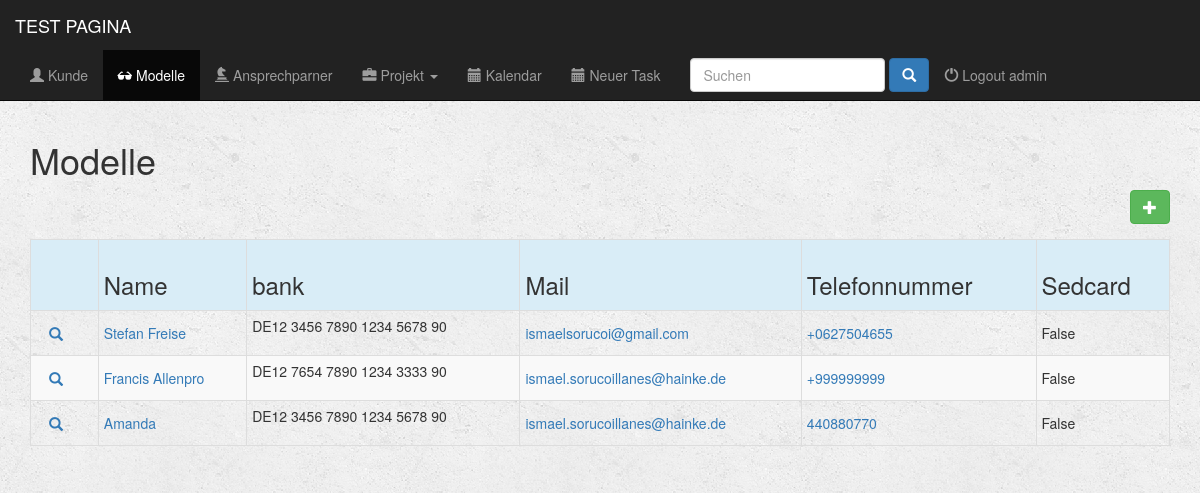
The app's page /apli/model/ (signed in) with its own data.
### apli/models.py (models this page shows, shortened)
class Person(models.Model):
    name = models.CharField(max_length=200)
    name_short = models.CharField(max_length=100, blank=True)
    company = models.CharField(max_length=200, blank=True)
    company_short = models.CharField(max_length=100, blank=True)
    agent = models.CharField(max_length=200, blank=True)
    agent_short = models.CharField(max_length=100, blank=True)
    country = models.CharField(max_length=50, blank=True)
    city = models.CharField(max_length=50, blank=True)
    zip_code = models.CharField(max_length=15, blank=True)
    address = models.CharField(max_length=100, blank=True)
    email = models.EmailField()
    phone_regex = RegexValidator(regex=r'^\+?1?\d{9,15}$', message="Phone number must be entered in the format: '+999999999'. Up to 15 digits allowed.")
    phone = models.CharField(validators=[phone_regex], max_length=15)
    comment = models.CharField(max_length=500, blank=True)
    sedcard = models.BooleanField(default=False)
    statut = models.CharField(max_length=15, choices=(('modell', 'Modelo'), ('Photograph', 'Fotografo'), ('Make Up', 'Make Up'), ('Styling', 'Styling'), ('Rrhh', 'Recursos Humanos'), ('verschieden', 'Otro')), default='Modell')
    bank_regex = RegexValidator(regex=r'^DE\d{2}\s?([0-9a-zA-Z]{4}\s?){4}[0-9a-zA-Z]{2}$', message="Bank account must be entered in the format: 'DE12 3456 7890 1234 5678 90'. Up to 27 digits allowed.")
    bank_account = models.CharField(validators=[bank_regex], max_length=27)
    website = models.CharField(max_length=200, blank=True)
    class Meta:
        verbose_name = 'Person'
        verbose_name_plural = 'Persons'

### apli/views.py (the view)
@login_required(login_url='/register/login/')
def index_model(request):
    all_models = Person.objects.all().filter(statut='modell')
    return render(request, 'apli/model/index_model.html', {'all_models': all_models})

### fullcalendar/fullcalendar.py (called while the page is built)
def css_url():
    return FULLCALENDAR['css_url']

def print_css_url():
    return FULLCALENDAR['print_css_url']

def javascript_url():
    return FULLCALENDAR['javascript_url']

def jquery_url():
    return FULLCALENDAR['jquery_url']

def jquery_ui_url():
    return FULLCALENDAR['jquery_ui_url']

### fullcalendar/templatetags/fullcalendar_tags.py (called while the page is built)
@register.inclusion_tag("fullcalendar/calendar_init.html")
def calendar_init(calendar_config_options):
    return {'calendar_config_options': mark_safe(calendar_config_options)}

@register.simple_tag
def fullcalendar_css_url():
    return css_url()

@register.simple_tag
def fullcalendar_print_css_url():
    return print_css_url()

@register.simple_tag
def fullcalendar_javascript_url():
    return javascript_url()

@register.simple_tag
def fullcalendar_jquery_url():
    return jquery_url()

@register.simple_tag
def fullcalendar_jquery_ui_url():
    return jquery_ui_url()

@register.simple_tag
def fullcalendar_css():
    url = fullcalendar_css_url()
    return mark_safe("<link href='%s' rel='stylesheet' />" % url)

@register.simple_tag
def fullcalendar_print_css():
    url = fullcalendar_print_css_url()
    return mark_safe("<link href='%s' rel='stylesheet' media='print' />" % url)

@register.simple_tag
def fullcalendar_jquery():
    url = fullcalendar_jquery_url()
    return mark_safe("<script src='%s'></script>" % url)

@register.simple_tag
def fullcalendar_jquery_ui():
    url = fullcalendar_jquery_ui_url()
    return mark_safe("<script src='%s'></script>" % url)

@register.simple_tag
def fullcalendar_javascript():
    url = fullcalendar_javascript_url()
    return mark_safe("<script src='%s'></script>" % url)

### apli/templates/apli/model/index_model.html (shortened to what this page needs)
{% extends 'apli/base.html' %}
{% block models_active %}active{% endblock %}
{% block body %}
        <div class="container">
                <div class=" form-group input-group form-inline col-md-12">
                    <h1>Modelle</h1>
                    <a href="{% url 'model_new' %}" <button type="submit" class="btn btn-success btn-md pull-right" ><span class="glyphicon glyphicon-plus" aria-hidden="true"></span></a>
                </div>
        </div>
    <div class="container">
        {% if all_models %}
            <div class="table-responsive">
                <table class="table table-striped table-hover table-condensed table-bordered">
                    <tr class="active info">
                        <th></th>
                        <th><h3 class="form-control-static">Name</h3></th>
                        <th><h3 class="form-control-static">bank</h3></th>
                        <th><h3 class="form-control-static">Mail</h3></th>
                        <th><h3 class="form-control-static">Telefonnummer</h3></th>
                        <th><h3 class="form-control-static">Sedcard</h3></th>
                    </tr>
                    {% for modelo in all_models %}
                        <tr>
                            <td>
                                <div class=" btn-group-xs">
                                    <div class="">
                                        <a href={% url 'detail_model' modelo.id %} class="btn btn-link btn-link glyphicon glyphicon-search"></a>
                                    </div>
                                </div>
                            </td>
                            <td><a href="{% url 'detail_model' modelo.id %}"><p class="form-control-static">{{modelo.name}}</p></a></td>
                            <td>{{modelo.bank_account}}</td>
                            <td><a href="mailto:{{ modelo.email }}"><p class="form-control-static">{{modelo.email}}</p></a></td>
                            <td><a href="tel:{{ modelo.telephone }}"><p class="form-control-static">{{modelo.phone}}</p></a></td>
                            <td><p class="form-control-static">{{modelo.sedcard}}</p></td>
                        </tr>
                    {% endfor %}
                </table>
            </div>
        {% else %}
            <h3>No hay modelos</h3>
        {% endif %}
    </div>
{% endblock%}

### apli/templates/apli/base.html (shortened to what this page needs)
{% load fullcalendar_tags %}
{% load static from staticfiles %}
<!DOCTYPE html>
<html lang="en">
    <head>
        {% fullcalendar_css %}
        {% fullcalendar_print_css %}
        <link rel="stylesheet" href="https://maxcdn.bootstrapcdn.com/bootstrap/3.3.6/css/bootstrap.min.css">
        <link rel="stylesheet" type="text/css" href="{% static 'apli/style.css' %}"/>
    </head>
    <body>
        <div class="container-fluid">
            <header>
                <div="row">
                    <nav class="navbar navbar-inverse navbar-fixed-top" role="navigation">
                        <div class="container-fluid">
                            <div class="navbar-header">
                                <a href="{% url 'dashboard' %}" class="navbar-brand">TEST PAGINA</a>
                            </div>
                            <div class="collapse navbar-collapse" id="topNavBar">
                                <ul class="nav navbar-nav">
                                    <li role="presentation" class="{% block clients_active %}{% endblock %}"><a href="{% url 'index_client' %}"><span class="glyphicon glyphicon-user" aria-hidden="true"></span> Kunde</a></li>
                                    <li role="presentation" class="{% block models_active %}{% endblock %}"><a href="{% url 'index_model' %}"><span class="glyphicon glyphicon-sunglasses" aria-hidden="true"></span> Modelle</a></li>
                                    <li role="presentation" class="{% block personas_active %}{% endblock %}"><a href="{% url 'index_person' %}"><span class="glyphicon glyphicon-knight" aria-hidden="true"></span> Ansprechparner</a></li>
                                    <li class="dropdown">
                                        <a href="#" class="dropdown-toggle {% block cotizaciones_active %}{% endblock %}" data-toggle="dropdown" role="button" aria-expanded="false">
                                            <span class="glyphicon glyphicon-briefcase" aria-hidden="true" class="{% block projects_active %}{% endblock %}"></span>
                                            Projekt
                                            <span class="caret"></span>
                                        </a>
                                    </li>
                                    <li role="presentation" class="{% block calendario_active %}{% endblock %}"><a href="{% url 'calendar_by_user' %}"><span class="glyphicon glyphicon-calendar" aria-hidden="true"></span> Kalendar</a></li>
                                    <li role="presentation" class="{% block task_active %}{% endblock %}}"><a href="{% url 'index_task' %}"><span class="glyphicon glyphicon-calendar" aria-hidden="true"></span> Neuer Task</a></li>
                                    <li role="presentation" >
                                        <form  method="GET" action="{% url 'busca' %}" class="navbar-form navbar-right" role="search" >
                                            <input type="text" placeholder="Suchen" class="form-control" name="q" value="{{ request.GET.q }}">
                                            <button type="submit" class="btn btn-primary ">
                                                <span class="glyphicon glyphicon-search"></span>
                                            </button>
                                        </form>
                                     </li>
                                    <div class= "nav navbar-nav" >
                                        {% if request.user.is_authenticated %}
                                            <li role="presentation" class="pull-right"><a href="{% url 'logout' %}" > <span class="glyphicon glyphicon-off" aria-hidden="true"></span> Logout {{ user }} </a></li>
                                        {% endif %}
                                    </div>
                                </ul>
                            </div>
                        </div>
                    </nav>
                </div>
        {% block body %}
        {% endblock %}
    </body>
</html>

### apli/static/apli/style.css (style rules this page uses)
body { background: white url("images/background.png"); }

### apli/templates/apli/base.html (style rules this page uses)
body { padding-top:60px; }

### records on screen
Person: name "Stefan Freise", bank_account "DE12 3456 7890 1234 5678 90", email "ismaelsorucoi@gmail.com", phone "+0627504655", sedcard "False"
Person: name "Francis Allenpro", bank_account "DE12 7654 7890 1234 3333 90", email "ismael.sorucoillanes@hainke.de", phone "+999999999", sedcard "False"
Person: name "Amanda", bank_account "DE12 3456 7890 1234 5678 90", email "ismael.sorucoillanes@hainke.de", phone "440880770", sedcard "False"

### other values on screen
{{ user }} "admin"
